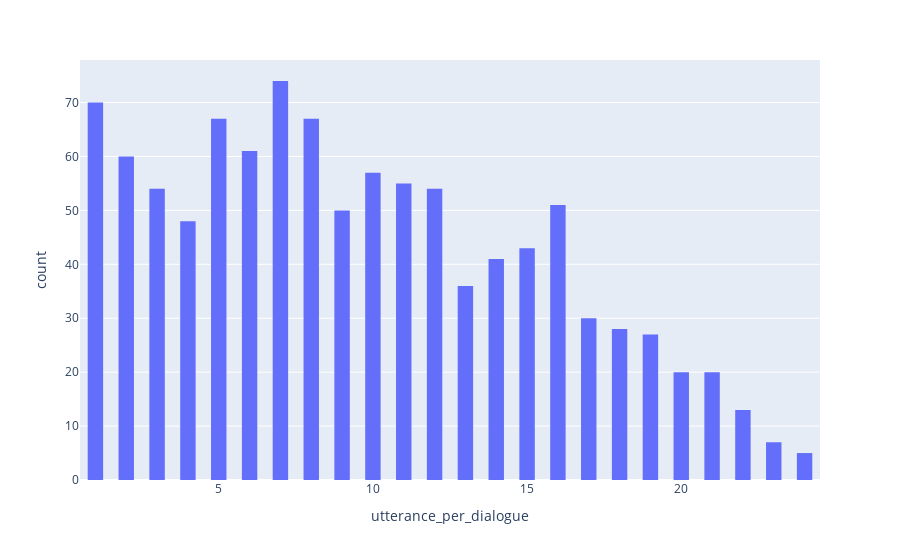

Notebook code for this chart:
### Markdown cell above
# Layer 2

- Count the number of utterances and distribution (Histogram)
- Count the number of tokens and distribution (Histogram)

### Code cell
dialogue_df = pd.DataFrame(dialogue_dict.values(), columns=['utterance_per_dialogue'])

fig = px.histogram(dialogue_df, x="utterance_per_dialogue")
fig.update_layout(bargap=0.5, hovermode="x unified")
fig.show()

### Figure 1 — Plotly figure (JSON) as saved in the notebook; plotly's stock layout.template omitted (floating-point values rounded to 4 significant figures; data arrays with more than 128 entries replaced by an {"elided": "..."} marker saying what was removed)
{"data": [{"alignmentgroup": "True", "bingroup": "x", "hovertemplate": "utterance_per_dialogue=%{x}<br>count=%{y}<extra></extra>", "legendgroup": "", "marker": {"color": "#636efa", "pattern": {"shape": ""}}, "name": "", "offsetgroup": "", "orientation": "v", "showlegend": false, "type": "histogram", "x": {"elided": "1038 int values"}, "xaxis": "x", "yaxis": "y"}], "layout": {"bargap": 0.5, "barmode": "relative", "hovermode": "x unified", "legend": {"tracegroupgap": 0}, "margin": {"t": 60}, "xaxis": {"anchor": "y", "domain": [0, 1], "title": {"text": "utterance_per_dialogue"}}, "yaxis": {"anchor": "x", "domain": [0, 1], "title": {"text": "count"}}}}
